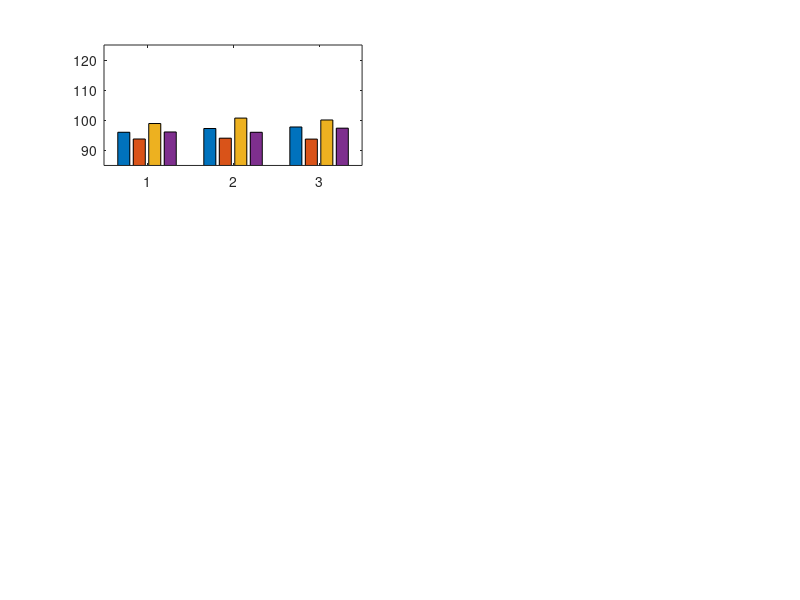

Write MATLAB code to recreate this figure. (Note: this script raises an error after producing the figure.)
%% Plotting for Low frequency band

clear
close all 
load('daily_SPL.mat');
load('avg_suncycle.mat');

tbins = 0:.25:23.75;

% Identify dayparts
dawn_d1 = find(tbins==d1_dawn):find(tbins== d1_sRISE-.25);
dawn_d2 = find(tbins==d2_dawn):find(tbins==d2_sRISE-.25);
dawn_d3 = find(tbins==d3_dawn):find(tbins==d3_sRISE-.25);
dawn_d4 = find(tbins==d4_dawn):find(tbins==d4_sRISE-.25);
dawn_d5 = find(tbins==d5_dawn):find(tbins==d5_sRISE-.25);
day_d1 = find(tbins==d1_sRISE):find(tbins==d1_sSET-.25);
day_d2 = find(tbins==d2_sRISE):find(tbins==d2_sSET-.25);
day_d3 = find(tbins==d3_sRISE):find(tbins==d3_sSET-.25);
day_d4 = find(tbins==d4_sRISE):find(tbins==d4_sSET-.25);
day_d5 = find(tbins==d5_sRISE):find(tbins==d5_sSET-.25);
dusk_d1 = find(tbins==d1_sSET):find(tbins==d1_dusk-.25);
dusk_d2 = find(tbins==d2_sSET):find(tbins==d2_dusk-.25);
dusk_d3 = find(tbins==d3_sSET):find(tbins==d3_dusk-.25);
dusk_d4 = find(tbins==d4_sSET):find(tbins==d4_dusk-.25);
dusk_d5 = find(tbins==d5_sSET):find(tbins==d5_dusk-.25);
night_d1 = cat(2,find(tbins==d1_dusk):96,1:find(tbins==d1_dawn-.25));
night_d2 = cat(2,find(tbins==d2_dusk):96,1:find(tbins==d2_dawn-.25));
night_d3 = cat(2,find(tbins==d3_dusk):96,1:find(tbins==d3_dawn-.25));
night_d4 = cat(2,find(tbins==d4_dusk):96,1:find(tbins==d4_dawn-.25));
night_d5 = cat(2,find(tbins==d5_dusk):96,1:find(tbins==d5_dawn-.25));

%% subset to dayparts
% 210RK
T1_dawn = 10*log10(low_210d1(:,dawn_d1)); T1_dawn_avg=mean2(T1_dawn);T1_dawn_sd=std2(T1_dawn);
T2_dawn = 10*log10(low_210d2(:,dawn_d2)); T2_dawn_avg=mean2(T2_dawn);T2_dawn_sd=std2(T2_dawn);
T3_dawn = 10*log10(low_210d3(:,dawn_d3)); T3_dawn_avg=mean2(T3_dawn);T3_dawn_sd=std2(T3_dawn);
T4_dawn = 10*log10(low_210d4(:,dawn_d4)); T4_dawn_avg=mean2(T4_dawn);T4_dawn_sd=std2(T4_dawn);
T5_dawn = 10*log10(low_210d5(:,dawn_d5)); T5_dawn_avg=mean2(T5_dawn);T5_dawn_sd=std2(T5_dawn);

T1_day = 10*log10(low_210d1(:,day_d1)); T1_day_avg=mean2(T1_day);T1_day_sd=std2(T1_day);
T2_day = 10*log10(low_210d2(:,day_d2)); T2_day_avg=mean2(T2_day);T2_day_sd=std2(T2_day);
T3_day = 10*log10(low_210d3(:,day_d3)); T3_day_avg=mean2(T3_day);T3_day_sd=std2(T3_day);
T4_day = 10*log10(low_210d4(:,day_d4)); T4_day_avg=mean2(T4_day);T4_day_sd=std2(T4_day);
T5_day = 10*log10(low_210d5(:,day_d5)); T5_day_avg=mean2(T5_day);T5_day_sd=std2(T5_day);

T1_dusk = 10*log10(low_210d1(:,dusk_d1)); T1_dusk_avg=mean2(T1_dusk);T1_dusk_sd=std2(T1_dusk);
T2_dusk = 10*log10(low_210d2(:,dusk_d2)); T2_dusk_avg=mean2(T2_dusk);T2_dusk_sd=std2(T2_dusk);
T3_dusk = 10*log10(low_210d3(:,dusk_d3)); T3_dusk_avg=mean2(T3_dusk);T3_dusk_sd=std2(T3_dusk);
T4_dusk = 10*log10(low_210d4(:,dusk_d4)); T4_dusk_avg=mean2(T4_dusk);T4_dusk_sd=std2(T4_dusk);
T5_dusk = 10*log10(low_210d5(:,dusk_d5)); T5_dusk_avg=mean2(T5_dusk);T5_dusk_sd=std2(T5_dusk);

T1_night = 10*log10(low_210d1(:,night_d1)); T1_night_avg=mean2(T1_night);T1_night_sd=std2(T1_night);
T2_night = 10*log10(low_210d2(:,night_d2)); T2_night_avg=mean2(T2_night);T2_night_sd=std2(T2_night);
T3_night = 10*log10(low_210d3(:,night_d3)); T3_night_avg=mean2(T3_night);T3_night_sd=std2(T3_night);
T4_night = 10*log10(low_210d4(:,night_d4)); T4_night_avg=mean2(T4_night);T4_night_sd=std2(T4_night);
T5_night = 10*log10(low_210d5(:,night_d5)); T5_night_avg=mean2(T5_night);T5_night_sd=std2(T5_night);

% West Rock
W1_dawn = 10*log10(low_westrd1(:,dawn_d1)); W1_dawn_avg=mean2(W1_dawn);W1_dawn_sd=std2(W1_dawn);
W2_dawn = 10*log10(low_westrd2(:,dawn_d2)); W2_dawn_avg=mean2(W2_dawn);W2_dawn_sd=std2(W2_dawn);
W3_dawn = 10*log10(low_westrd3(:,dawn_d3)); W3_dawn_avg=mean2(W3_dawn);W3_dawn_sd=std2(W3_dawn);
W4_dawn = 10*log10(low_westrd4(:,dawn_d4)); W4_dawn_avg=mean2(W4_dawn);W4_dawn_sd=std2(W4_dawn);
W5_dawn = 10*log10(low_westrd5(:,dawn_d5)); W5_dawn_avg=mean2(W5_dawn);W5_dawn_sd=std2(W5_dawn);

W1_day = 10*log10(low_westrd1(:,day_d1)); W1_day_avg=mean2(W1_day);W1_day_sd=std2(W1_day);
W2_day = 10*log10(low_westrd2(:,day_d2)); W2_day_avg=mean2(W2_day);W2_day_sd=std2(W2_day);
W3_day = 10*log10(low_westrd3(:,day_d3)); W3_day_avg=mean2(W3_day);W3_day_sd=std2(W3_day);
W4_day = 10*log10(low_westrd4(:,day_d4)); W4_day_avg=mean2(W4_day);W4_day_sd=std2(W4_day);
W5_day = 10*log10(low_westrd5(:,day_d5)); W5_day_avg=mean2(W5_day);W5_day_sd=std2(W5_day);

W1_dusk = 10*log10(low_westrd1(:,dusk_d1)); W1_dusk_avg=mean2(W1_dusk);W1_dusk_sd=std2(W1_dusk);
W2_dusk = 10*log10(low_westrd2(:,dusk_d2)); W2_dusk_avg=mean2(W2_dusk);W2_dusk_sd=std2(W2_dusk);
W3_dusk = 10*log10(low_westrd3(:,dusk_d3)); W3_dusk_avg=mean2(W3_dusk);W3_dusk_sd=std2(W3_dusk);
W4_dusk = 10*log10(low_westrd4(:,dusk_d4)); W4_dusk_avg=mean2(W4_dusk);W4_dusk_sd=std2(W4_dusk);
W5_dusk = 10*log10(low_westrd5(:,dusk_d5)); W5_dusk_avg=mean2(W5_dusk);W5_dusk_sd=std2(W5_dusk);

W1_night = 10*log10(low_westrd1(:,night_d1)); W1_night_avg=mean2(W1_night);W1_night_sd=std2(W1_night);
W2_night = 10*log10(low_westrd2(:,night_d2)); W2_night_avg=mean2(W2_night);W2_night_sd=std2(W2_night);
W3_night = 10*log10(low_westrd3(:,night_d3)); W3_night_avg=mean2(W3_night);W3_night_sd=std2(W3_night);
W4_night = 10*log10(low_westrd4(:,night_d4)); W4_night_avg=mean2(W4_night);W4_night_sd=std2(W4_night);
W5_night = 10*log10(low_westrd5(:,night_d5)); W5_night_avg=mean2(W5_night);W5_night_sd=std2(W5_night);

% Spar
C1_dawn = 10*log10(low_cspard1(:,dawn_d1)); C1_dawn_avg=mean2(C1_dawn);C1_dawn_sd=std2(C1_dawn);
C2_dawn = 10*log10(low_cspard2(:,dawn_d2)); C2_dawn_avg=mean2(C2_dawn);C2_dawn_sd=std2(C2_dawn);
C3_dawn = 10*log10(low_cspard3(:,dawn_d3)); C3_dawn_avg=mean2(C3_dawn);C3_dawn_sd=std2(C3_dawn);
C4_dawn = 10*log10(low_cspard4(:,dawn_d4)); C4_dawn_avg=mean2(C4_dawn);C4_dawn_sd=std2(C4_dawn);
C5_dawn = 10*log10(low_cspard5(:,dawn_d5)); C5_dawn_avg=mean2(C5_dawn);C5_dawn_sd=std2(C5_dawn);

C1_day = 10*log10(low_cspard1(:,day_d1)); C1_day_avg=mean2(C1_day);C1_day_sd=std2(C1_day);
C2_day = 10*log10(low_cspard2(:,day_d2)); C2_day_avg=mean2(C2_day);C2_day_sd=std2(C2_day);
C3_day = 10*log10(low_cspard3(:,day_d3)); C3_day_avg=mean2(C3_day);C3_day_sd=std2(C3_day);
C4_day = 10*log10(low_cspard4(:,day_d4)); C4_day_avg=mean2(C4_day);C4_day_sd=std2(C4_day);
C5_day = 10*log10(low_cspard5(:,day_d5)); C5_day_avg=mean2(C5_day);C5_day_sd=std2(C5_day);

C1_dusk = 10*log10(low_cspard1(:,dusk_d1)); C1_dusk_avg=mean2(C1_dusk);C1_dusk_sd=std2(C1_dusk);
C2_dusk = 10*log10(low_cspard2(:,dusk_d2)); C2_dusk_avg=mean2(C2_dusk);C2_dusk_sd=std2(C2_dusk);
C3_dusk = 10*log10(low_cspard3(:,dusk_d3)); C3_dusk_avg=mean2(C3_dusk);C3_dusk_sd=std2(C3_dusk);
C4_dusk = 10*log10(low_cspard4(:,dusk_d4)); C4_dusk_avg=mean2(C4_dusk);C4_dusk_sd=std2(C4_dusk);
C5_dusk = 10*log10(low_cspard5(:,dusk_d5)); C5_dusk_avg=mean2(C5_dusk);C5_dusk_sd=std2(C5_dusk);

C1_night = 10*log10(low_cspard1(:,night_d1)); C1_night_avg=mean2(C1_night);C1_night_sd=std2(C1_night);
C2_night = 10*log10(low_cspard2(:,night_d2)); C2_night_avg=mean2(C2_night);C2_night_sd=std2(C2_night);
C3_night = 10*log10(low_cspard3(:,night_d3)); C3_night_avg=mean2(C3_night);C3_night_sd=std2(C3_night);
C4_night = 10*log10(low_cspard4(:,night_d4)); C4_night_avg=mean2(C4_night);C4_night_sd=std2(C4_night);
C5_night = 10*log10(low_cspard5(:,night_d5)); C5_night_avg=mean2(C5_night);C5_night_sd=std2(C5_night);

% Aeolus
A3_dawn = 10*log10(low_aeolud3(:,dawn_d3)); A3_dawn_avg=mean2(A3_dawn);A3_dawn_sd=std2(A3_dawn);
A4_dawn = 10*log10(low_aeolud4(:,dawn_d4)); A4_dawn_avg=mean2(A4_dawn);A4_dawn_sd=std2(A4_dawn);
A5_dawn = 10*log10(low_aeolud5(:,dawn_d5)); A5_dawn_avg=mean2(A5_dawn);A5_dawn_sd=std2(A5_dawn);

A3_day = 10*log10(low_aeolud3(:,day_d3)); A3_day_avg=mean2(A3_day);A3_day_sd=std2(A3_day);
A4_day = 10*log10(low_aeolud4(:,day_d4)); A4_day_avg=mean2(A4_day);A4_day_sd=std2(A4_day);
A5_day = 10*log10(low_aeolud5(:,day_d5)); A5_day_avg=mean2(A5_day);A5_day_sd=std2(A5_day);

A3_dusk = 10*log10(low_aeolud3(:,dusk_d3)); A3_dusk_avg=mean2(A3_dusk);A3_dusk_sd=std2(A3_dusk);
A4_dusk = 10*log10(low_aeolud4(:,dusk_d4)); A4_dusk_avg=mean2(A4_dusk);A4_dusk_sd=std2(A4_dusk);
A5_dusk = 10*log10(low_aeolud5(:,dusk_d5)); A5_dusk_avg=mean2(A5_dusk);A5_dusk_sd=std2(A5_dusk);

A3_night = 10*log10(low_aeolud3(:,night_d3)); A3_night_avg=mean2(A3_night);A3_night_sd=std2(A3_night);
A4_night = 10*log10(low_aeolud4(:,night_d4)); A4_night_avg=mean2(A4_night);A4_night_sd=std2(A4_night);
A5_night = 10*log10(low_aeolud5(:,night_d5)); A5_night_avg=mean2(A5_night);A5_night_sd=std2(A5_night);

%% Grouping and Plotting Dayparts, by site, different for each deployment

d1_210 = [T1_dawn_avg T1_day_avg T1_dusk_avg T1_night_avg];
d2_210 = [T2_dawn_avg T2_day_avg T2_dusk_avg T2_night_avg];
d3_210 = [T3_dawn_avg T3_day_avg T3_dusk_avg T3_night_avg];
d4_210 = [T4_dawn_avg T4_day_avg T4_dusk_avg T4_night_avg];
d5_210 = [T5_dawn_avg T5_day_avg T5_dusk_avg T5_night_avg];

d1_westr = [W1_dawn_avg W1_day_avg W1_dusk_avg W1_night_avg];
d2_westr = [W2_dawn_avg W2_day_avg W2_dusk_avg W2_night_avg];
d3_westr = [W3_dawn_avg W3_day_avg W3_dusk_avg W3_night_avg];
d4_westr = [W4_dawn_avg W4_day_avg W4_dusk_avg W4_night_avg];
d5_westr = [W5_dawn_avg W5_day_avg W5_dusk_avg W5_night_avg];

d1_cspar = [C1_dawn_avg C1_day_avg C1_dusk_avg C1_night_avg];
d2_cspar = [C2_dawn_avg C2_day_avg C2_dusk_avg C2_night_avg];
d3_cspar = [C3_dawn_avg C3_day_avg C3_dusk_avg C3_night_avg];
d4_cspar = [C4_dawn_avg C4_day_avg C4_dusk_avg C4_night_avg];
d5_cspar = [C5_dawn_avg C5_day_avg C5_dusk_avg C5_night_avg];

d3_aeolu = [A3_dawn_avg A3_day_avg A3_dusk_avg A3_night_avg];
d4_aeolu = [A4_dawn_avg A4_day_avg A4_dusk_avg A4_night_avg];
d5_aeolu = [A5_dawn_avg A5_day_avg A5_dusk_avg A5_night_avg];

D1 = [d1_210; d1_westr; d1_cspar];
D2 = [d2_210; d2_westr; d2_cspar];
D3 = [d3_210; d3_westr; d3_cspar;d3_aeolu];
D4 = [d4_210; d4_westr; d4_cspar;d4_aeolu];
D5 = [d5_210; d5_westr; d5_cspar;d5_aeolu];

d1_210sd = [T1_dawn_sd T1_day_sd T1_dusk_sd T1_night_sd];
d2_210sd = [T2_dawn_sd T2_day_sd T2_dusk_sd T2_night_sd];
d3_210sd = [T3_dawn_sd T3_day_sd T3_dusk_sd T3_night_sd];
d4_210sd = [T4_dawn_sd T4_day_sd T4_dusk_sd T4_night_sd];
d5_210sd = [T5_dawn_sd T5_day_sd T5_dusk_sd T5_night_sd];

d1_westrsd = [W1_dawn_sd W1_day_sd W1_dusk_sd W1_night_sd];
d2_westrsd = [W2_dawn_sd W2_day_sd W2_dusk_sd W2_night_sd];
d3_westrsd = [W3_dawn_sd W3_day_sd W3_dusk_sd W3_night_sd];
d4_westrsd = [W4_dawn_sd W4_day_sd W4_dusk_sd W4_night_sd];
d5_westrsd = [W5_dawn_sd W5_day_sd W5_dusk_sd W5_night_sd];

d1_csparsd = [C1_dawn_sd C1_day_sd C1_dusk_sd C1_night_sd];
d2_csparsd = [C2_dawn_sd C2_day_sd C2_dusk_sd C2_night_sd];
d3_csparsd = [C3_dawn_sd C3_day_sd C3_dusk_sd C3_night_sd];
d4_csparsd = [C4_dawn_sd C4_day_sd C4_dusk_sd C4_night_sd];
d5_csparsd = [C5_dawn_sd C5_day_sd C5_dusk_sd C5_night_sd];

d3_aeolusd = [A3_dawn_sd A3_day_sd A3_dusk_sd A3_night_sd];
d4_aeolusd = [A4_dawn_sd A4_day_sd A4_dusk_sd A4_night_sd];
d5_aeolusd = [A5_dawn_sd A5_day_sd A5_dusk_sd A5_night_sd];

D1sd = [d1_210sd; d1_westrsd; d1_csparsd];
D2sd = [d2_210sd; d2_westrsd; d2_csparsd];
D3sd = [d3_210sd; d3_westrsd; d3_csparsd; d3_aeolusd];
D4sd = [d4_210sd; d4_westrsd; d4_csparsd; d4_aeolusd];
D5sd = [d5_210sd; d5_westrsd; d5_csparsd; d5_aeolusd];

% Plotting

% Dayparts grouped by site, separate plot for each deployment
% still needs lots of labelling work

figure; subplot(3,2,1);
hBar = bar(D1); ylim([85 125]); xBar=cell2mat(get(hBar,'XData')).' + [hBar.XOffset];
hold on; errorbar(xBar,D1,D2sd,'k.'); %legend('Dawn','Day','Dusk','Night');
ylabel('SPL dB re 1uPa'); xlabel('Site');xticklabels({'210 Rock','West Rock','Spar'});
title('Deployment 1');

subplot(3,2,2);
hBar = bar(D2); ylim([85 125]); xBar=cell2mat(get(hBar,'XData')).' + [hBar.XOffset];
hold on; errorbar(xBar,D2,D2sd,'k.');%legend('Dawn','Day','Dusk','Night');
ylabel('SPL dB re 1uPa'); xlabel('Site');xticklabels({'210 Rock','West Rock','Spar'});
title('Deployment 2');

subplot(3,2,3);
hBar = bar(D3); ylim([85 125]); xBar=cell2mat(get(hBar,'XData')).' + [hBar.XOffset];
hold on; errorbar(xBar,D3,D3sd,'k.');%legend('Dawn','Day','Dusk','Night');
ylabel('SPL dB re 1uPa'); xlabel('Site');xticklabels({'210 Rock','West Rock','Spar','Aeolus'});
title('Deployment 3');

subplot(3,2,4);
hBar = bar(D4); ylim([85 125]); xBar=cell2mat(get(hBar,'XData')).' + [hBar.XOffset];
hold on; errorbar(xBar,D4,D4sd,'k.');%legend('Dawn','Day','Dusk','Night');
ylabel('SPL dB re 1uPa'); xlabel('Site');xticklabels({'210 Rock','West Rock','Spar','Aeolus'});
title('Deployment 4');

subplot(3,2,5);
hBar = bar(D5); ylim([85 125]); xBar=cell2mat(get(hBar,'XData')).' + [hBar.XOffset];
hold on; errorbar(xBar,D5,D5sd,'k.');legend('Dawn','Day','Dusk','Night');
ylabel('SPL dB re 1uPa'); xlabel('Site');xticklabels({'210 Rock','West Rock','Spar','Aeolus'});
title('Deployment 5');


%% Grouping and Plotting 




